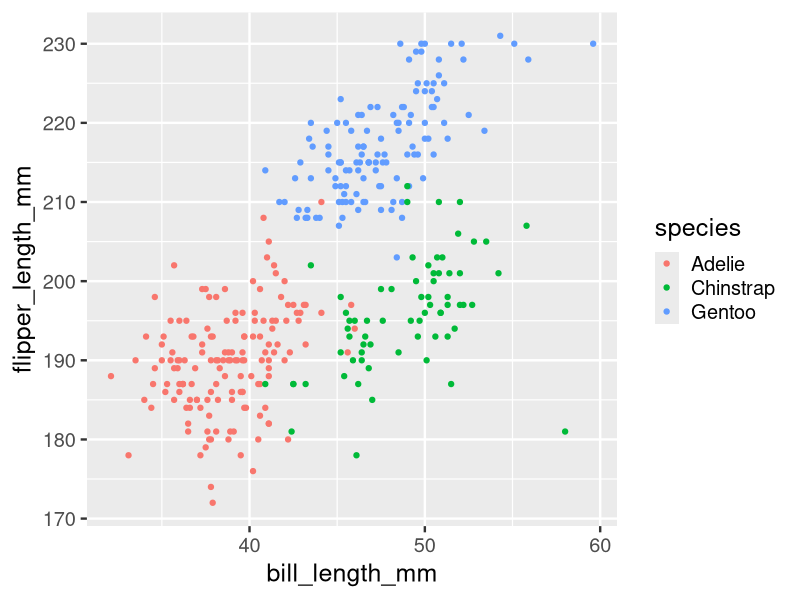
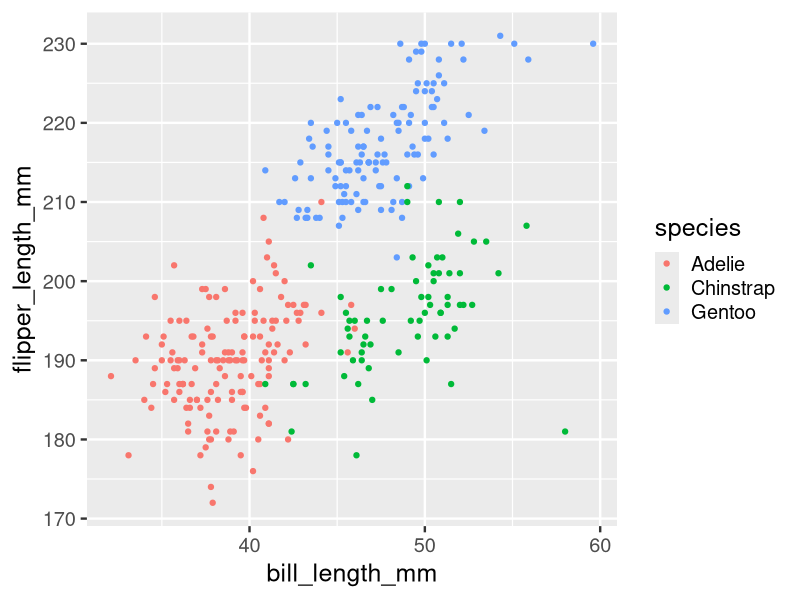

Write R code to recreate these figures, in order.
## ---- chunk 1
library(tidyverse)
library(dplyr)
library(palmerpenguins)
#| label: "hi mom"
penguins |>
  select(bill_length_mm,
         flipper_length_mm,
         species)
## ---- chunk 2
#| echo: false
#| fig-height: 9
penguins |>
  ggplot(aes(x = bill_length_mm,
             y = flipper_length_mm,
             color = species)) +
  geom_point() +
  theme_gray(base_size = 18)
## ---- chunk 3
#| echo: false
#| fig-height: 9
penguins |>
  ggplot(aes(x = bill_length_mm,
             y = flipper_length_mm,
             color = species)) +
  geom_point() +
  theme_gray(base_size = 18)
